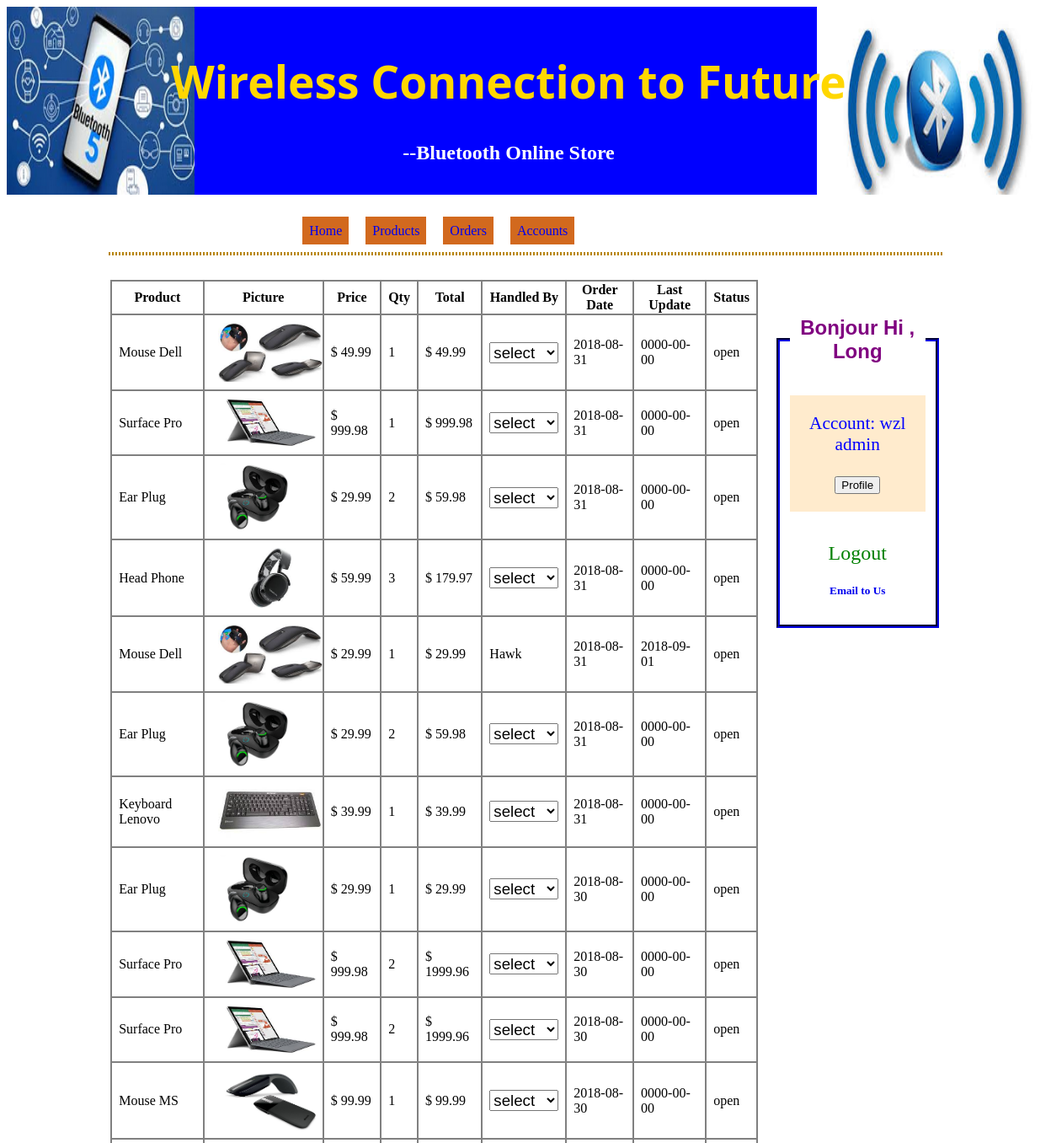
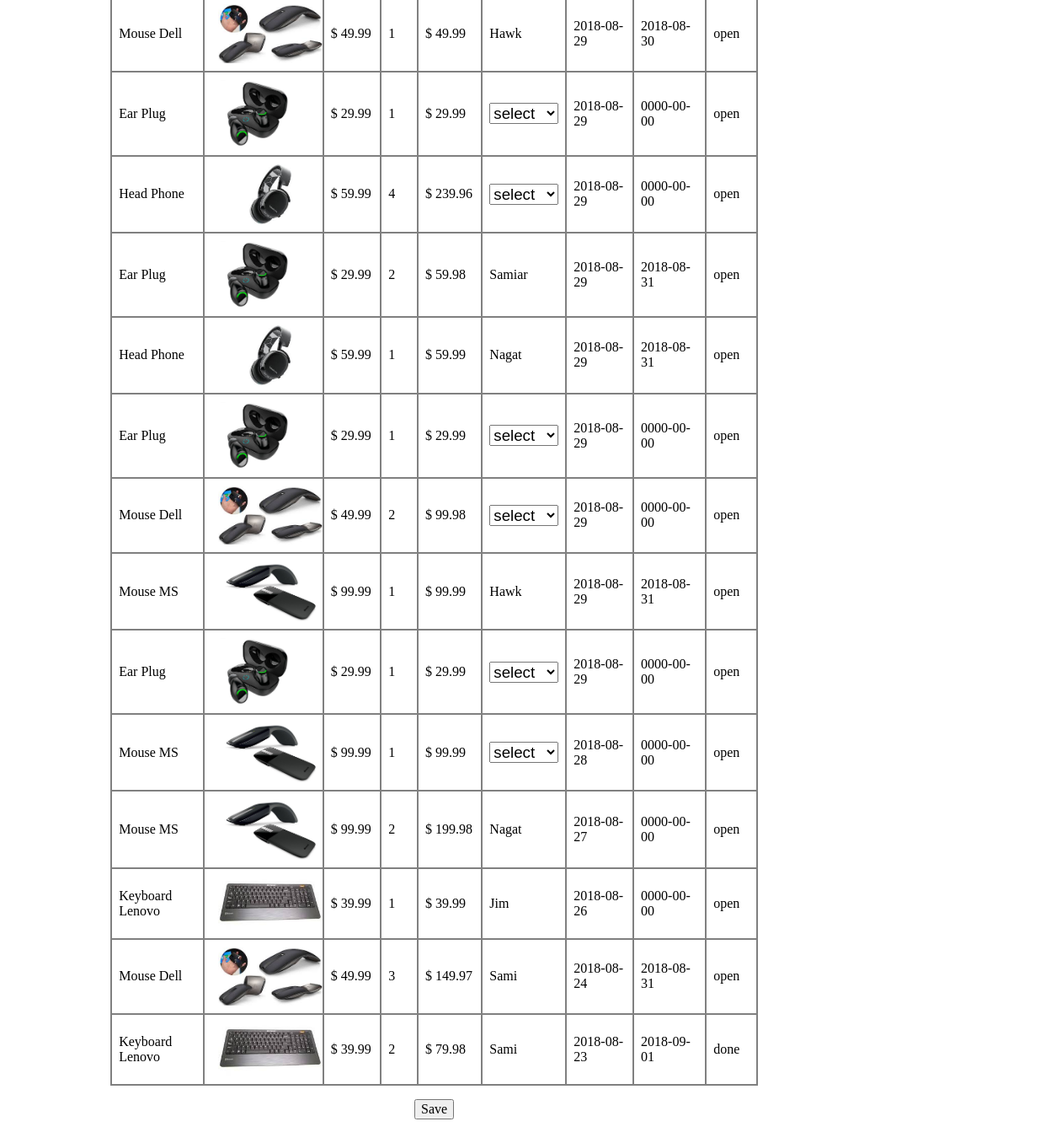
/OnlineStore/orderadmin.php (signed in), run on the app's committed database (2 pictures, top to bottom).
### tables this page shows
CREATE TABLE `orders` (
  `orderid` smallint(6) NOT NULL,
  `userid` smallint(6) NOT NULL,
  `productid` smallint(6) NOT NULL,
  `price` decimal(5,2) NOT NULL,
  `qty` int(3) NOT NULL,
  `total` decimal(8,2) NOT NULL,
  `emid` smallint(6) NOT NULL,
  `emname` varchar(15) NOT NULL,
  `date` date NOT NULL,
  `uptodate` date NOT NULL,
  `status` set('open','done') NOT NULL DEFAULT 'open'
);

CREATE TABLE `products` (
  `productid` smallint(6) NOT NULL,
  `productname` varchar(20) NOT NULL,
  `description` varchar(500) NOT NULL,
  `price` decimal(5,2) NOT NULL,
  `date` date NOT NULL,
  `url` varchar(50) NOT NULL
);

### OnlineStore/orderadmin.php (the view, shortened to what this page needs)
<?php
include 'conn.php';
?>
<html>
<head>
    <link rel="stylesheet" href="onlinestore.css">
</head>
<body>
    <?php
    include "head.php";
    ?>
    <div class="main">
        <div class="divmain">
            <form action="orderadmin.php" method="POST">
                <center>
                    <table class='bd'>
                        <th class='bd'>Product</th>
                        <th class='bd'>Picture</th>
                        <th class='bd'>Price</th>
                        <th class='bd'>Qty</th>
                        <th class='bd'>Total</th>
                        <th class='bd'>Handled By</th>
                        <th class='bd'>Order Date</th>
                        <th class='bd'>Last Update</th>
                        <th class='bd'>Status</th>
                        <?php
                        if ($_SESSION['type'] == 'admin') {
                            $query = "SELECT orderid, o.productid, p.productname, o.price, p.url, o.qty, o.total, o.emname, o.date, o.uptodate, o.status FROM orders o,products p Where o.productid=p.productid order by o.date desc";
                            $result = mysqli_query($connect, $query);
                            while ($row = mysqli_fetch_assoc($result)) {
                                $oid = $row["orderid"];
                                $opname = $row["productname"];
                                $oprice = $row["price"];
                                $ourl = $row['url'];
                                $oqty = $row["qty"];
                                $ototal = $row['total'];
                                $empname = $row['emname'];
                                $date = $row['date'];
                                $uptodate = $row['uptodate'];
                                $status = $row['status'];
                                echo "
                            <tr>
                                <td class='bd'>$opname</td>
                                <td class='bd'><img class='pic' src='$ourl'></td>
                                <td class='bd'>\$ $oprice</td>
                                <td class='bd'>$oqty</td>
                                <td class='bd'>\$ $ototal</td>
                                <td class='bd'>";
                                if (isset($row['emname']) && (!empty($row['emname']))) {
                                    echo $empname;
                                } else {
                                    sel();
                                }
                                echo "
                                <td class='bd'>$date</td>
                                <td class='bd'>$uptodate</td>
                                <td class='bd'>$status <input type='hidden' name='oid[]' value='$oid'></td>
                            </tr>
                            ";
                            } ?>
                    </table><input type='submit' name='save' value='Save' class='margin'> </center>
                     <?php
                }
                ?>
            </form>
        </div>
        <?php
        include "profile.php"
        ?>
    </div>
</body>
</html>

### OnlineStore/head.php (shortened to what this page needs)
<div class="h">
    <h1>Wireless Connection to Future</h1>
    <h2>--Bluetooth Online Store</h2>
</div>
<br>
    <center>
    <nav style="margin-right:20%">
        <ul>
            <li><a href="homepage.php">Home</a></li>
            <?php
            if (isset($_SESSION['type'])) {
                switch ($_SESSION['type']) {
                    case "admin":
                        echo "
                        <li><a href='productadmin.php'>Products</a></li>
                        <li><a href='orderadmin.php'>Orders</a></li>
                        <li><a href='Acc.php'>Accounts</a></li>
                        ";
                        break;
                }
            } else {
                echo "
                <li><a href='product.php'>Products</a></li>
                <li><a href='cart.php'>Cart</a></li>
                ";
            }
            ?>
        </ul>
    </nav>
</center>
<hr class="dot2">

### OnlineStore/conn.php (shortened to what this page needs)
<?php
function sel()
{
    echo "<select name='slct[]'><option>select</option>";
    echo "</select>";
}
?>

### OnlineStore/profile.php (shortened to what this page needs)
<div class="profile">
    <fieldset style="border:3pt darkblue; border-style: groove ">
        <legend>
            <h4>Bonjour Hi
                <?php if (isset($_SESSION['name'], $_SESSION['type'])) {
                    echo ", " . $_SESSION['name']; ?>
            </h4>
        </legend>
        <div style="font-size:16pt;color:blue;background-color: blanchedalmond">
        Account:
        <?php
        echo " " . $_SESSION['un'] . "<br>";
        echo $_SESSION["type"];
        ?>
        <br>
        <br>
        <button onclick="extend()">Profile</button>
        </div>
        <br>
        <br>
        <a class="log" href="logout.php">Logout</a>
        <?php
    } ?>
        <br>
        <h5><a href="mailto:1@gmail.com ">Email to Us</a></h5>
    </fieldset>
</div>

### OnlineStore/onlinestore.css (style rules this page uses)
form { text-align: center; }
div { padding-top: 2ch; padding-bottom: 2ch; }
.h { background-image: url(image/icon.png); background-size: 100% 100%; padding-left: 15ch; padding-right: 20ch; min-width: 950px; }
.main { margin: 0 auto; text-align: center; padding-left: 10%; padding-right: 10%; overflow: scroll; }
.divmain { float: left; width: 78%; padding-top: 5px; }
.profile { min-width: 20ch; width: 20%; float: right; }
h1 { font-family: 'Segoe UI', Tahoma, Geneva, Verdana, sans-serif; color: gold; font-size: 40pt; text-align: center; }
h2 { text-align: right; color: white; text-align: center; }
h4 { font-family: Arial, Helvetica, sans-serif; font-size: 18pt; color: purple; }
li { display: inline; padding: 1ch; background-color: chocolate; margin: 1ch; }
hr.dot2 { border: dotted 2px darkgoldenrod; width: 80%; }
img { max-width: 100%; margin: 1ch; }
.pic { max-height: 10ch; }
table, th, td { padding-left: 1ch; padding-right: 1ch; }
.bd { border: solid grey 2px; border-collapse: collapse; }
.log { font-size: 18pt; color: green; }
a { text-decoration: none; }
.margin { margin: 2ch; }
input[type=button], input[type=submit], input[type=reset] { font-size: 16; font: bold; font-family: georgia; }
select,option { font-size: 14pt; }

### data on the page
orders: productid.productname "Mouse Dell", productid.url (picture), price "49.99", qty "1", total "49.99", date "2018-08-31", uptodate "0000-00-00", status "open"
orders: productid.productname "Surface Pro", productid.url (picture), price "999.98", qty "1", total "999.98", date "2018-08-31", uptodate "0000-00-00", status "open"
orders: productid.productname "Ear Plug", productid.url (picture), price "29.99", qty "2", total "59.98", date "2018-08-31", uptodate "0000-00-00", status "open"
orders: productid.productname "Head Phone", productid.url (picture), price "59.99", qty "3", total "179.97", date "2018-08-31", uptodate "0000-00-00", status "open"
orders: productid.productname "Mouse Dell", productid.url (picture), price "29.99", qty "1", total "29.99", emname "Hawk", date "2018-08-31", uptodate "2018-09-01", status "open"
orders: productid.productname "Ear Plug", productid.url (picture), price "29.99", qty "2", total "59.98", date "2018-08-31", uptodate "0000-00-00", status "open"
orders: productid.productname "Keyboard Lenovo", productid.url (picture), price "39.99", qty "1", total "39.99", date "2018-08-31", uptodate "0000-00-00", status "open"
orders: productid.productname "Ear Plug", productid.url (picture), price "29.99", qty "1", total "29.99", date "2018-08-30", uptodate "0000-00-00", status "open"
orders: productid.productname "Surface Pro", productid.url (picture), price "999.98", qty "2", total "1999.96", date "2018-08-30", uptodate "0000-00-00", status "open"
orders: productid.productname "Surface Pro", productid.url (picture), price "999.98", qty "2", total "1999.96", date "2018-08-30", uptodate "0000-00-00", status "open"
orders: productid.productname "Mouse MS", productid.url (picture), price "99.99", qty "1", total "99.99", date "2018-08-30", uptodate "0000-00-00", status "open"
orders: productid.productname "Mouse Dell", productid.url (picture), price "49.99", qty "1", total "49.99", emname "Hawk", date "2018-08-29", uptodate "2018-08-30", status "open"
orders: productid.productname "Ear Plug", productid.url (picture), price "29.99", qty "1", total "29.99", date "2018-08-29", uptodate "0000-00-00", status "open"
orders: productid.productname "Head Phone", productid.url (picture), price "59.99", qty "4", total "239.96", date "2018-08-29", uptodate "0000-00-00", status "open"
orders: productid.productname "Ear Plug", productid.url (picture), price "29.99", qty "2", total "59.98", emname "Samiar", date "2018-08-29", uptodate "2018-08-31", status "open"
orders: productid.productname "Head Phone", productid.url (picture), price "59.99", qty "1", total "59.99", emname "Nagat", date "2018-08-29", uptodate "2018-08-31", status "open"
orders: productid.productname "Ear Plug", productid.url (picture), price "29.99", qty "1", total "29.99", date "2018-08-29", uptodate "0000-00-00", status "open"
orders: productid.productname "Mouse Dell", productid.url (picture), price "49.99", qty "2", total "99.98", date "2018-08-29", uptodate "0000-00-00", status "open"
orders: productid.productname "Mouse MS", productid.url (picture), price "99.99", qty "1", total "99.99", emname "Hawk", date "2018-08-29", uptodate "2018-08-31", status "open"
orders: productid.productname "Ear Plug", productid.url (picture), price "29.99", qty "1", total "29.99", date "2018-08-29", uptodate "0000-00-00", status "open"
orders: productid.productname "Mouse MS", productid.url (picture), price "99.99", qty "1", total "99.99", date "2018-08-28", uptodate "0000-00-00", status "open"
orders: productid.productname "Mouse MS", productid.url (picture), price "99.99", qty "2", total "199.98", emname "Nagat", date "2018-08-27", uptodate "0000-00-00", status "open"
orders: productid.productname "Keyboard Lenovo", productid.url (picture), price "39.99", qty "1", total "39.99", emname "Jim", date "2018-08-26", uptodate "0000-00-00", status "open"
orders: productid.productname "Mouse Dell", productid.url (picture), price "49.99", qty "3", total "149.97", emname "Sami", date "2018-08-24", uptodate "2018-08-31", status "open"
orders: productid.productname "Keyboard Lenovo", productid.url (picture), price "39.99", qty "2", total "79.98", emname "Sami", date "2018-08-23", uptodate "2018-09-01", status "done"

### other printed values
$_SESSION['name'] "Long"
$_SESSION['un'] "wzl"
$_SESSION["type"] "admin"
